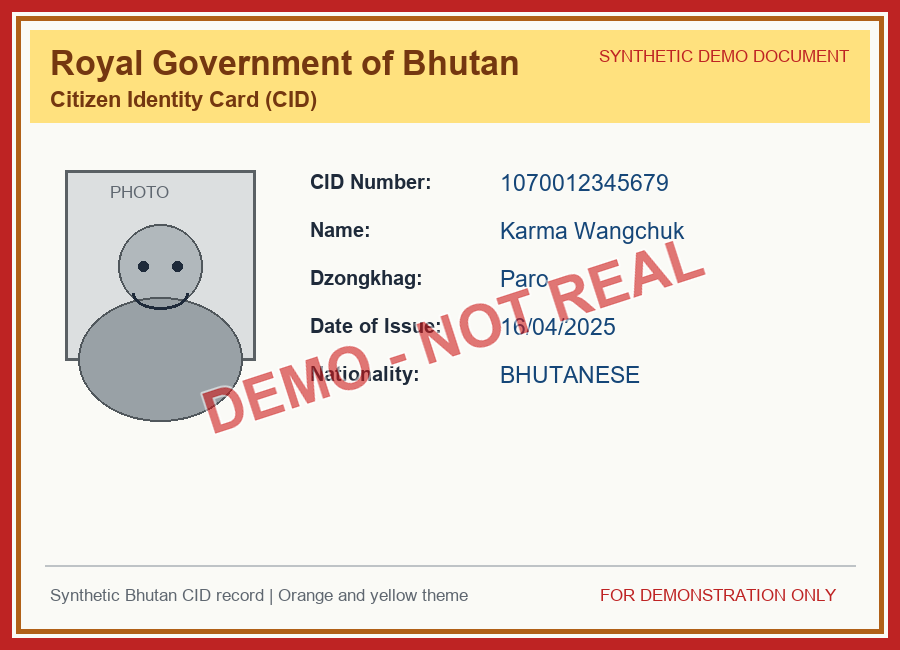
#> input picture SIH-26188_Project_Complete/SIH-26188/data/bhutan/bhutan_cid_clean_1.png, 900 x 650 px
$ python -i tamper_detector.py   (imports and definitions only)
#> lines starting #> are read from the running program, lines starting #| are printed output that depends on the picture; after the words box and inside, x2 and y2 are one past the last pixel; in counts of white or black regions, pixels touching at a corner belong together
"""
Module 3: Tampering Detection Engine
ELA (Error Level Analysis) + Metadata Analysis + High-Frequency Photo Residual Noise Consistency
"""

import cv2
import numpy as np
from PIL import Image
from PIL.ExifTags import TAGS
import os
import tempfile

def find_tampered_regions(ela_image):
    """Analyze an ELA image and return bounding boxes for unusually high-error areas."""
    if ela_image is None:
        return []

    if isinstance(ela_image, Image.Image):
        image = np.asarray(ela_image.convert('RGB'))
    else:
        image = np.asarray(ela_image)

    if image.size == 0:
        return []

    if image.ndim == 2:
        gray = image.astype(np.uint8)
    elif image.ndim == 3:
        if image.shape[2] == 4:
            image = cv2.cvtColor(image, cv2.COLOR_BGRA2BGR)
        if image.shape[2] == 3:
            gray = cv2.cvtColor(image, cv2.COLOR_BGR2GRAY)
        else:
            return []
    else:
        return []

    # Blur reduces random noise before thresholding
    blurred = cv2.GaussianBlur(gray, (5, 5), 0)

    # High-error ELA pixels are brighter than typical background
    threshold_value = max(35, int(np.percentile(blurred, 98)))
    _, thresh = cv2.threshold(blurred, threshold_value, 255, cv2.THRESH_BINARY)

    contours, _ = cv2.findContours(thresh, cv2.RETR_EXTERNAL, cv2.CHAIN_APPROX_SIMPLE)

    image_area = gray.shape[0] * gray.shape[1]
    min_area = max(80, int(image_area * 0.001))

    boxes = []
    for contour in contours:
        area = cv2.contourArea(contour)
        if area < min_area:
            continue

        x, y, width, height = cv2.boundingRect(contour)
        boxes.append({
            'x': int(x),
            'y': int(y),
            'width': int(width),
            'height': int(height),
            'area': int(area),
        })

    return boxes

def error_level_analysis(image_path, quality=90, threshold=0.08):
    """
    Error Level Analysis: Re-save image at known quality, compare difference.
    Tampered regions often have different compression artifacts.
    """
    try:
        original = cv2.imread(image_path)
        if original is None:
            return {'ela_detected': False, 'ela_ratio': 0.0, 'ela_error': 'Could not load image'}

        # Close descriptor before OpenCV writes (Windows safe)
        file_descriptor, temp_path = tempfile.mkstemp(suffix='.jpg')
        os.close(file_descriptor)
        cv2.imwrite(temp_path, original, [cv2.IMWRITE_JPEG_QUALITY, quality])
        compressed = cv2.imread(temp_path)
        if os.path.exists(temp_path):
            os.remove(temp_path)

        # Compute absolute difference
        diff = cv2.absdiff(original, compressed)
        diff = cv2.convertScaleAbs(diff, alpha=15)

        gray = cv2.cvtColor(diff, cv2.COLOR_BGR2GRAY)
        _, thresh = cv2.threshold(gray, 60, 255, cv2.THRESH_BINARY)

        tamper_ratio = np.count_nonzero(thresh) / float(thresh.shape[0] * thresh.shape[1])

        return {
            'ela_detected': bool(tamper_ratio > threshold),
            'ela_ratio': float(round(tamper_ratio, 4)),
            'ela_threshold': threshold,
            'suspected_regions': find_tampered_regions(diff),
        }
    except Exception as e:
        return {'ela_detected': False, 'ela_ratio': 0.0, 'ela_error': str(e)}

def check_metadata(image_path):
    """Check EXIF metadata for editing software traces."""
    try:
        img = Image.open(image_path)
        exif = img._getexif()

        if not exif:
            return {'metadata_edited': False, 'metadata_software': None}

        software = ""
        for tag_id, value in exif.items():
            tag = TAGS.get(tag_id, tag_id)
            if tag == "Software":
                software = str(value)
                break

        suspicious_software = ['Photoshop', 'GIMP', 'Paint.NET', 'Canva', 'Figma', 'Adobe']
        is_edited = any(s.lower() in software.lower() for s in suspicious_software)

        return {
            'metadata_edited': bool(is_edited),
            'metadata_software': software if software else None,
        }
    except Exception as e:
        return {'metadata_edited': False, 'metadata_software': None, 'metadata_error': str(e)}

def photo_noise_analysis(image_path, photo_bbox=None, threshold=12.0):
    """
    Compare high-frequency sensor noise residuals between photo region
    and the rest of the document.
    """
    try:
        img = cv2.imread(image_path)
        if img is None:
            return {'photo_inconsistent': False, 'photo_noise_diff': 0.0}

        h, w = img.shape[:2]
        gray = cv2.cvtColor(img, cv2.COLOR_BGR2GRAY)

        # High-pass filter to isolate high-frequency sensor/compression noise from macro content
        blurred = cv2.GaussianBlur(gray, (5, 5), 0)
        noise_residual = cv2.absdiff(gray, blurred)

        if photo_bbox is None:
            # Check for detected face
            cascade_path = cv2.data.haarcascades + 'haarcascade_frontalface_default.xml'
            face_cascade = cv2.CascadeClassifier(cascade_path)
            faces = face_cascade.detectMultiScale(gray, 1.3, 4)
            if len(faces) > 0:
                photo_bbox = faces[0]
            else:
                photo_bbox = (int(w*0.05), int(h*0.15), int(w*0.25), int(h*0.35))

        x, y, pw, ph = photo_bbox
        x, y = max(0, x), max(0, y)
        pw, ph = min(pw, w - x), min(ph, h - y)

        if pw <= 0 or ph <= 0:
            return {'photo_inconsistent': False, 'photo_noise_diff': 0.0}

        photo_residual = noise_residual[y:y+ph, x:x+pw]

        mask = np.ones((h, w), dtype=np.uint8)
        mask[y:y+ph, x:x+pw] = 0
        rest_residual = noise_residual[mask == 1]

        if photo_residual.size == 0 or rest_residual.size == 0:
            return {'photo_inconsistent': False, 'photo_noise_diff': 0.0}

        photo_noise_std = float(np.std(photo_residual))
        rest_noise_std = float(np.std(rest_residual))

        noise_diff = abs(photo_noise_std - rest_noise_std)

        return {
            'photo_inconsistent': bool(noise_diff > threshold),
            'photo_noise_diff': float(round(noise_diff, 2)),
            'photo_noise_threshold': threshold,
        }
    except Exception as e:
        return {'photo_inconsistent': False, 'photo_noise_diff': 0.0, 'photo_error': str(e)}

def detect_tampering(image_path, face_bbox=None):
    """Main tampering detection router."""
    ela = error_level_analysis(image_path)
#> in error_level_analysis, original is the input picture: shape (650, 900, 3); mean B, G, R 201.1, 217.4, 234.7
#> in error_level_analysis, `diff = cv2.convertScaleAbs(diff, alpha=15)`:
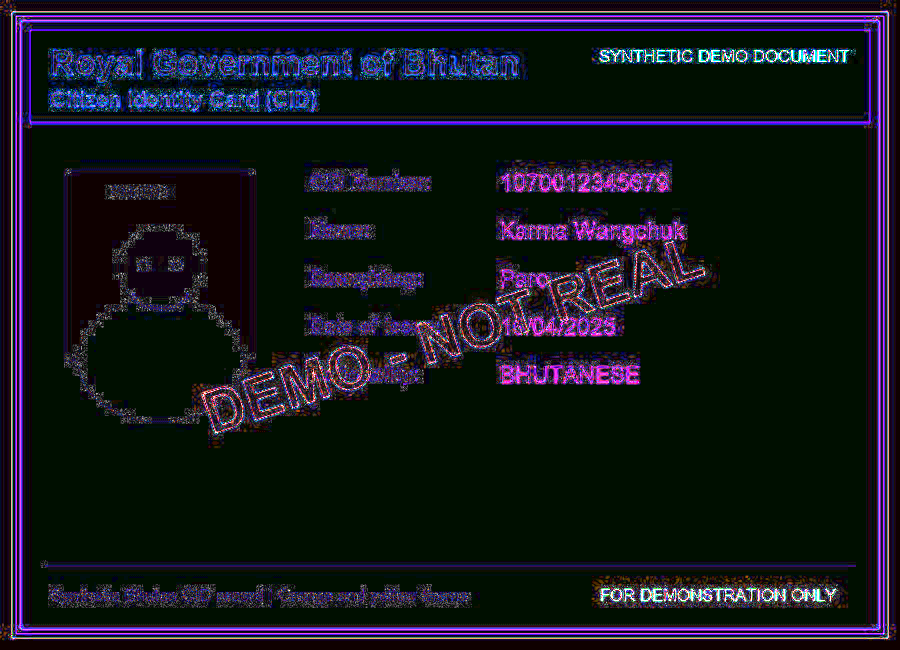
#> diff: shape (650, 900, 3); mean B, G, R 28.8, 23, 20.8
#> in error_level_analysis, `gray = cv2.cvtColor(diff, cv2.COLOR_BGR2GRAY)`:
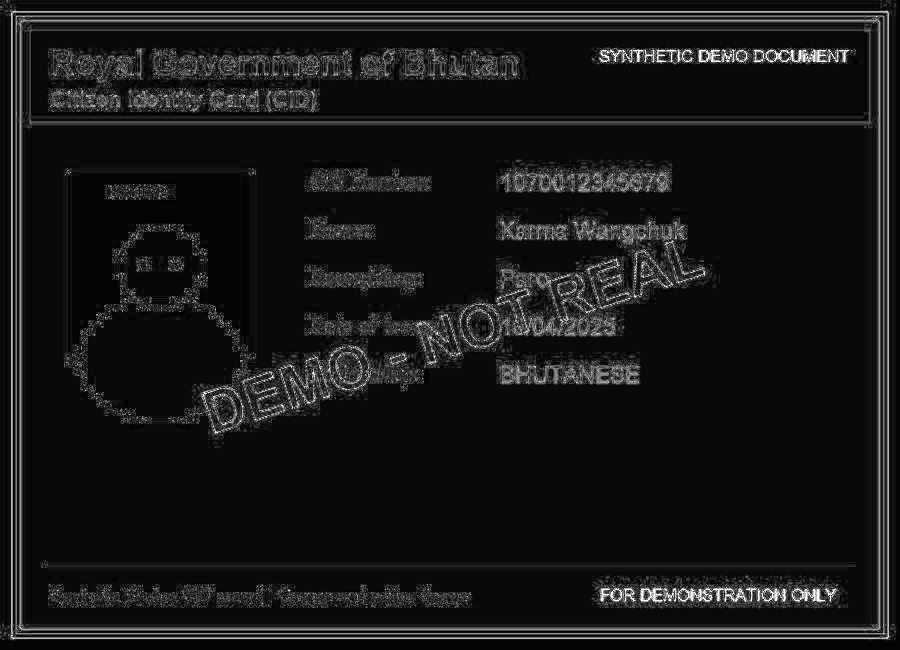
#> gray: shape (650, 900); min 0, max 255, mean 23.1
#> in error_level_analysis, `_, thresh = cv2.threshold(gray, 60, 255, cv2.THRESH_BINARY)`:
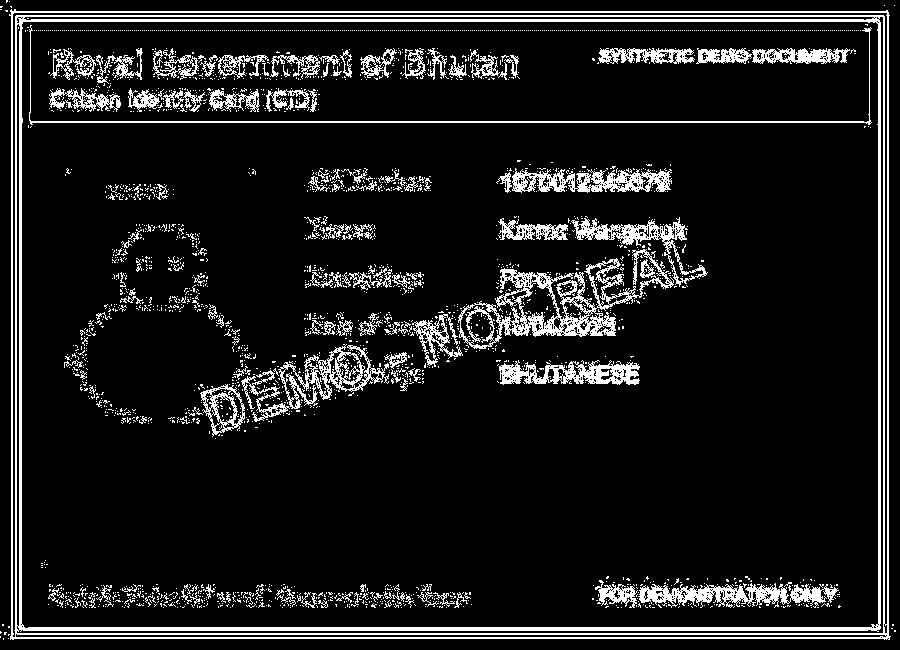
#> thresh: shape (650, 900); 10.7% white in thin lines or dots
#> in error_level_analysis, `tamper_ratio = np.count_nonzero(thresh) / float(thresh.shape[0] * thre..`: tamper_ratio = 0.107
#> in find_tampered_regions, `threshold_value = max(35, int(np.percentile(blurred, 98)))`: threshold_value = 107
#> in find_tampered_regions, `_, thresh = cv2.threshold(blurred, threshold_value, 255, cv2.THRESH_BI..`:
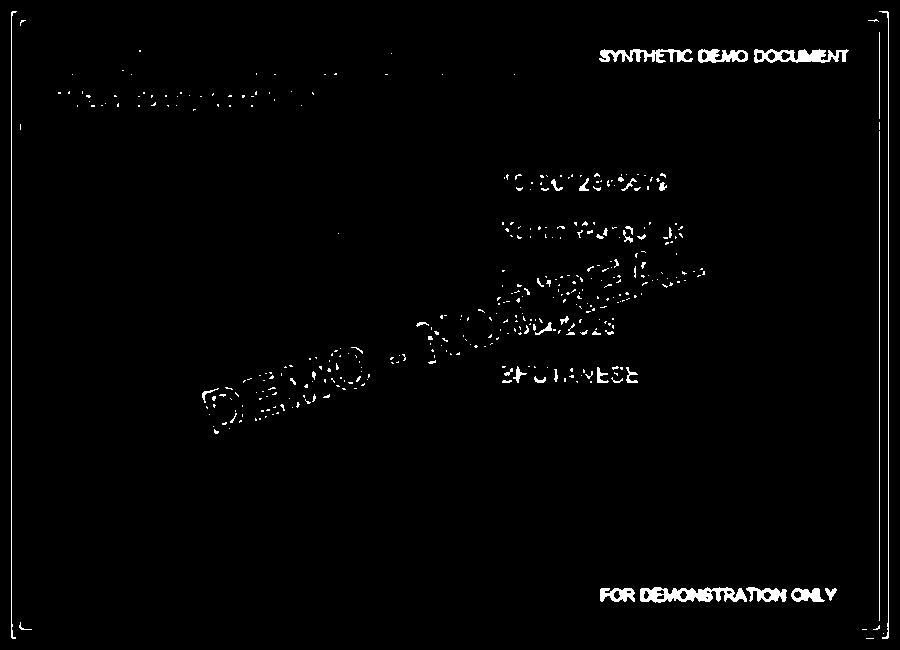
#> thresh: shape (650, 900); 1.6% white; 397 white regions (348 under 20 px)
#> in find_tampered_regions, `contours, _ = cv2.findContours(thresh, cv2.RETR_EXTERNAL, cv2.CHAIN_AP..`: contours = 397 contours, 375 with area under 20; largest, box (x1, y1, x2, y2) and area: (640, 587, 747, 603) 1026, (754, 49, 849, 63) 771, (599, 49, 693, 63) 505, (698, 49, 748, 63) 436, (746, 587, 787, 602) 332
#> the loop in find_tampered_regions, `for contour in contours:` made 397 passes
#> area on passes 6 to 8: 59, 295.5, 322
#> after the loop in find_tampered_regions, `for contour in contours:`: boxes = 2 items
#> ela = 4 items
    meta = check_metadata(image_path)
    photo = photo_noise_analysis(image_path, photo_bbox=face_bbox)
#> in photo_noise_analysis, `blurred = cv2.GaussianBlur(gray, (5, 5), 0)`:
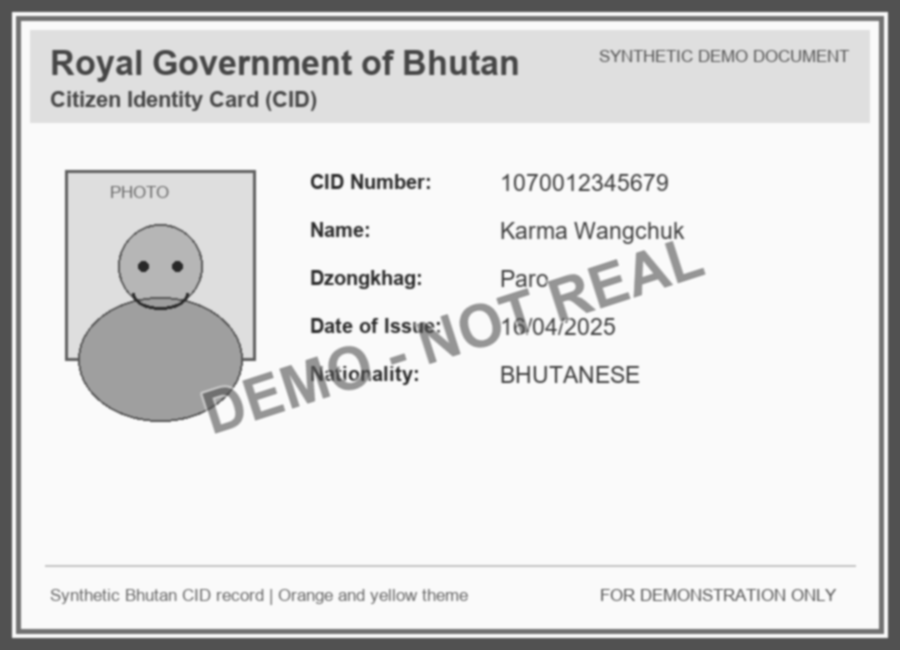
#> blurred: shape (650, 900); min 40, max 251, mean 221
#> in photo_noise_analysis, `noise_residual = cv2.absdiff(gray, blurred)`:
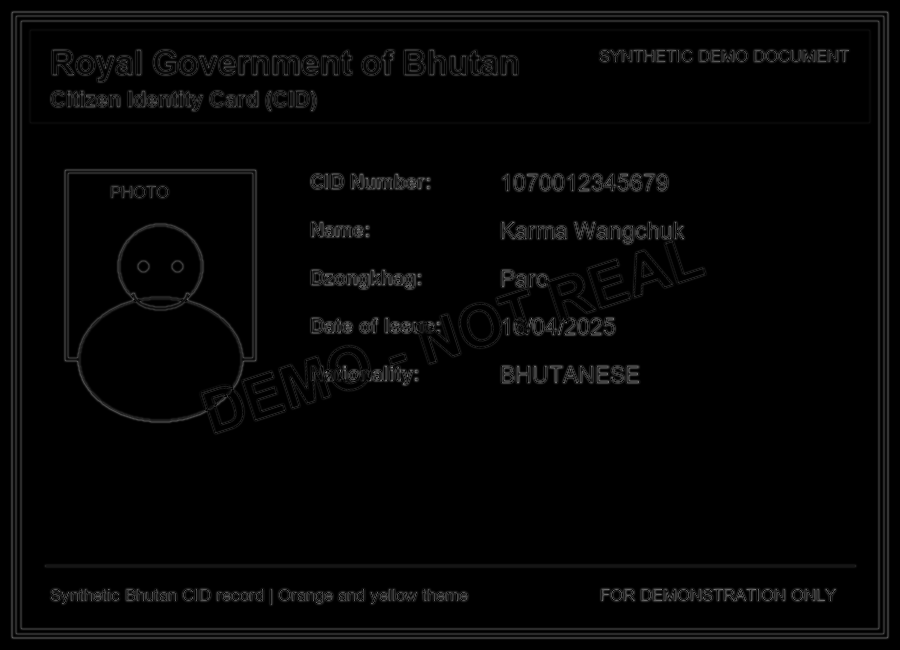
#> noise_residual: shape (650, 900); min 0, max 130, mean 5
#> in photo_noise_analysis, `faces = face_cascade.detectMultiScale(gray, 1.3, 4)`: faces = ()
#> in photo_noise_analysis, `photo_residual = noise_residual[y:y+ph, x:x+pw]`:
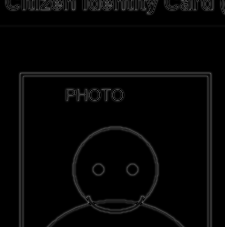
#> photo_residual: shape (227, 225); min 0, max 95, mean 5.3
#> in photo_noise_analysis, `photo_noise_std = float(np.std(photo_residual))`: photo_noise_std = 13.34
#> in photo_noise_analysis, `rest_noise_std = float(np.std(rest_residual))`: rest_noise_std = 13.59
#> in photo_noise_analysis, `noise_diff = abs(photo_noise_std - rest_noise_std)`: noise_diff = 0.258
#> photo = {'photo_inconsistent': False, 'photo_noise_diff': 0.26, 'photo_noise_threshold': 12}

    return {
        **ela,
        **meta,
        **photo,
        'tamper_detected': bool(
            ela.get('ela_detected') or meta.get('metadata_edited') or photo.get('photo_inconsistent')
        ),
    }

>>> result = detect_tampering('../../data/bhutan/bhutan_cid_clean_1.png')
#> result = 10 items
